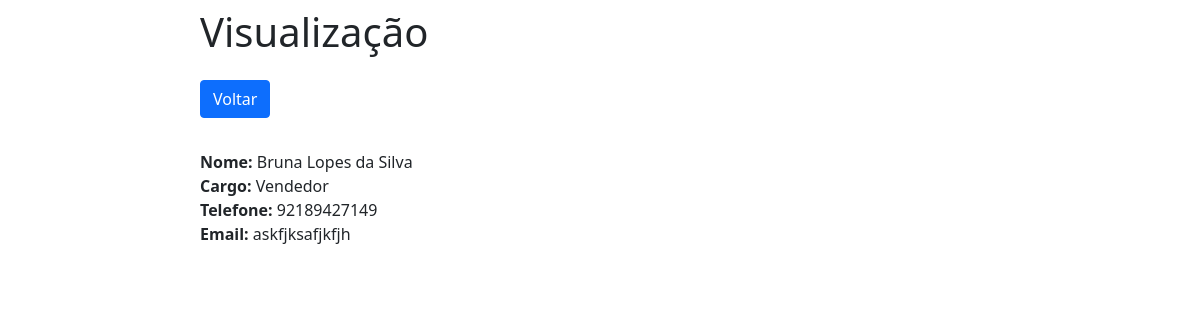
Before: /view/9/ with the older database file.
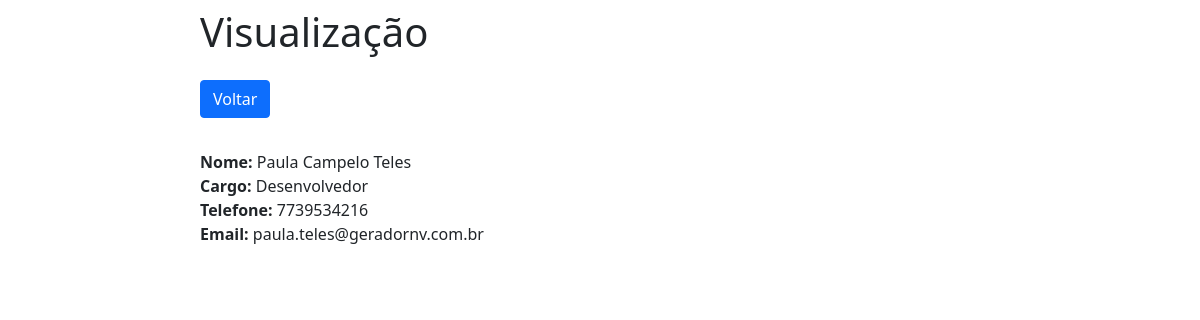
After: the same page with the newer database file.
### crud/models.py (models this page shows)
class equipe(models.Model):
    nome = models.CharField(max_length=30)
    sobrenome = models.CharField(max_length=30)
    cargo = models.CharField(max_length=30)
    telefone = models.IntegerField()
    email = models.CharField(max_length=30)

### crud/views.py (the view)
# urls.py: path('view/<int:pk>/', view, name='view'),
def view(request, pk):
    data = {}
    data['db'] = equipe.objects.get(pk=pk)
    return render(request, 'view.html', data)

### crud/templates/view.html (shortened to what this page needs)
<!DOCTYPE html>
<html lang="pt-br">
<head>
    <link href="https://cdn.jsdelivr.net/npm/bootstrap@5.1.3/dist/css/bootstrap.min.css" rel="stylesheet">
</head>
<body>
    <div class="col-8 m-auto pt-2 pb-2">
        <h1>Visualização</h1>
    </div>
    <div class="col-8 m-auto pt-2 pb-2">
        <a href="/equipe_home" class="btn btn-primary">Voltar</a>
    </div>
    <div class="col-8 m-auto pt-4 pb-2">
        <strong>Nome: </strong>{{db.nome}} {{db.sobrenome}}<br>
        <strong>Cargo: </strong>{{db.cargo}}<br>
        <strong>Telefone: </strong>{{db.telefone}}<br>
        <strong>Email: </strong>{{db.email}}<br>
    </div>
</body>
</html>

Changed rows visible on the page:
changed equipe: nome "Bruna" → "Paula"; sobrenome "Lopes da Silva" → "Campelo Teles"; cargo "Vendedor" → "Desenvolvedor"; telefone "92189427149" → "7739534216"; email "askfjksafjkfjh" → "paula.teles@geradornv.com.br"
